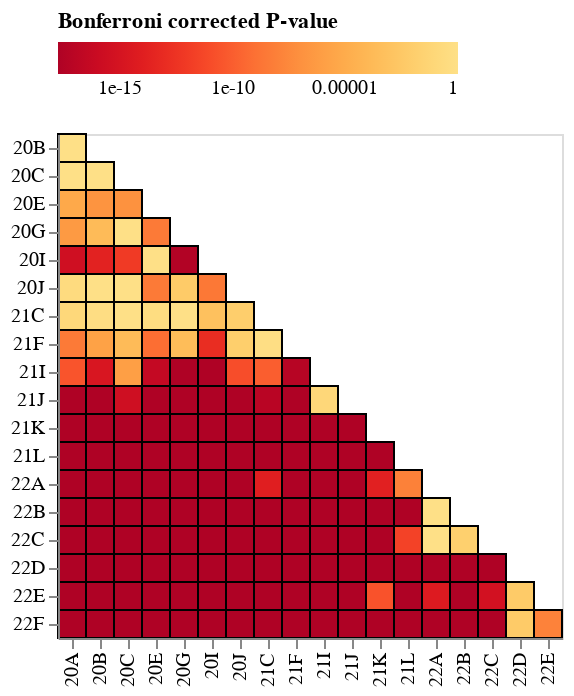

Source (notebook cell):
### Markdown cell above
Plot the Bonferroni corrected P-values.
Note since counts are very large, many comparisons will be highly significant:

### Code cell
p_chart = (
    alt.Chart(chi2_stats)
    .encode(
        x=alt.X("clade_1", title=None),
        y=alt.Y("clade_2", title=None),
        fill=alt.Fill(
            "bonferroni_p",
            title="Bonferroni corrected P-value",
            scale=alt.Scale(type="log", scheme="yelloworangered", reverse=True),
            legend=alt.Legend(orient="top"),
        ),
        tooltip=[
            "clade_1",
            "clade_2",
            alt.Tooltip("p", format=".2g"),
            alt.Tooltip("bonferroni_p", format=".2g"),
            alt.Tooltip("chi2", format=".2g"),
        ],
    )
    .mark_rect(stroke="black")
    .properties(width=alt.Step(14), height=alt.Step(14))
)

p_chart

### Figure 1 — Vega-Lite specification as saved in the notebook (floating-point values rounded to 4 significant figures; data arrays with more than 128 entries replaced by an {"elided": "..."} marker saying what was removed)
{"config": {"view": {"continuousWidth": 400, "continuousHeight": 300}}, "data": {"name": "data-2341a45ef045b07994954577e7a5ef72"}, "mark": {"type": "rect", "stroke": "black"}, "encoding": {"fill": {"field": "bonferroni_p", "legend": {"orient": "top"}, "scale": {"reverse": true, "scheme": "yelloworangered", "type": "log"}, "title": "Bonferroni corrected P-value", "type": "quantitative"}, "tooltip": [{"field": "clade_1", "type": "nominal"}, {"field": "clade_2", "type": "nominal"}, {"field": "p", "format": ".2g", "type": "quantitative"}, {"field": "bonferroni_p", "format": ".2g", "type": "quantitative"}, {"field": "chi2", "format": ".2g", "type": "quantitative"}], "x": {"field": "clade_1", "title": null, "type": "nominal"}, "y": {"field": "clade_2", "title": null, "type": "nominal"}}, "height": {"step": 14}, "width": {"step": 14}, "$schema": "https://vega.github.io/schema/vega-lite/v4.17.0.json", "datasets": {"data-2341a45ef045b07994954577e7a5ef72": {"elided": "171 records"}}}
